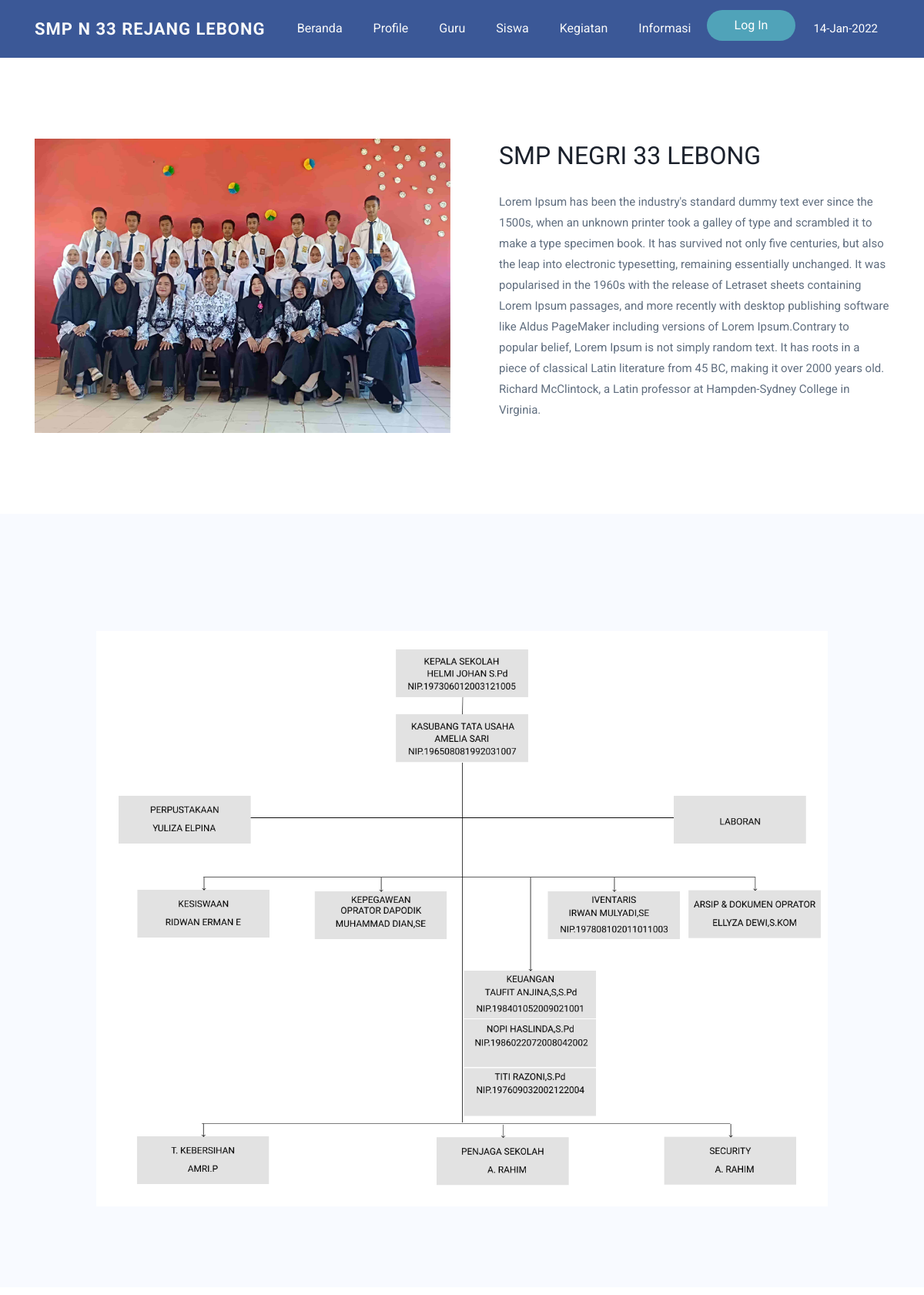
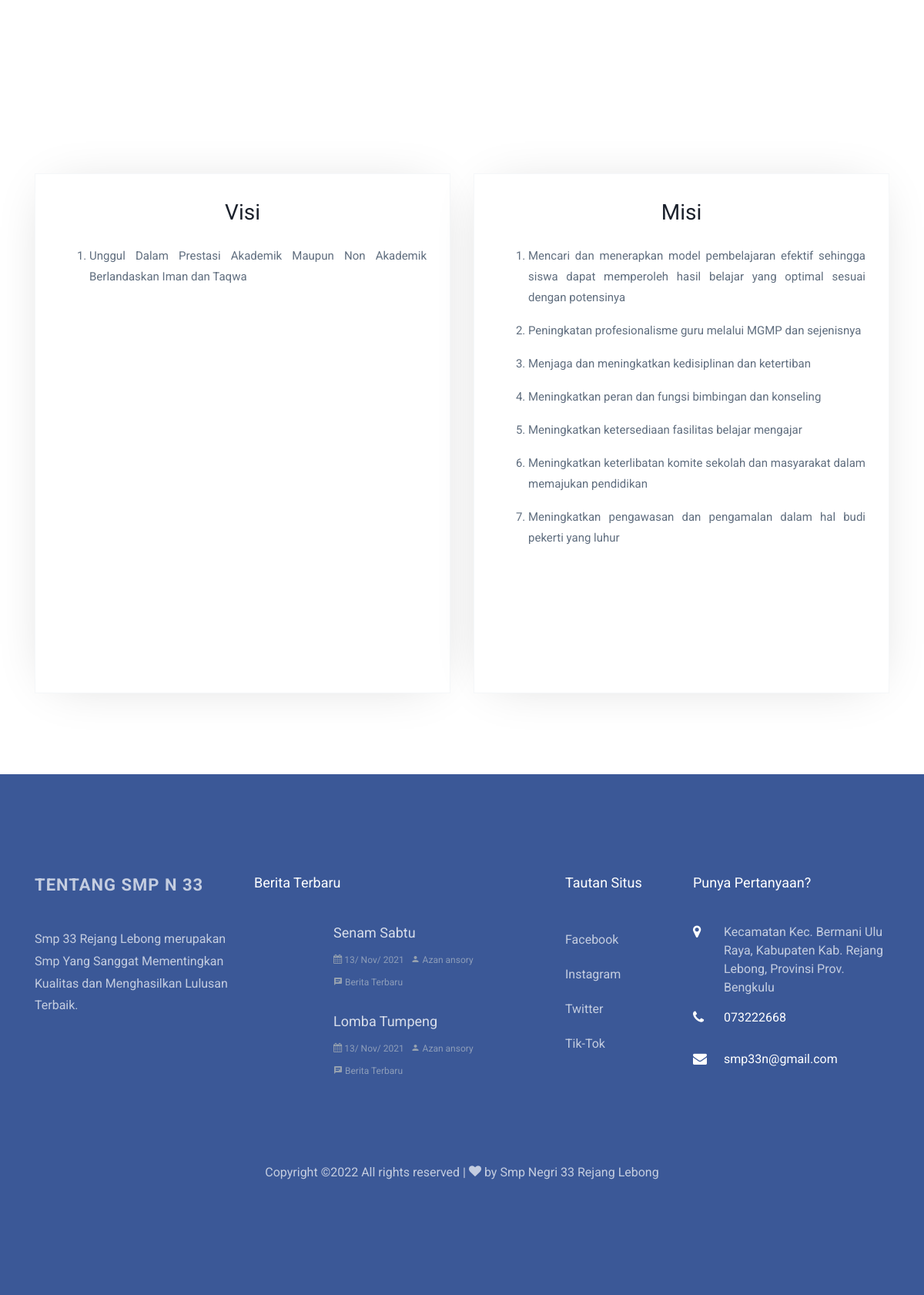
The app's page /FrontController/profile with its own data (2 pictures, top to bottom).
### tables this page shows
CREATE TABLE `db_profile` (
  `id` int(11) NOT NULL AUTO_INCREMENT,
  `isi_profile` text NOT NULL,
  `created_at` int(11) NOT NULL,
  PRIMARY KEY (`id`)
);

CREATE TABLE `struktur_organisasi` (
  `id` int(11) NOT NULL AUTO_INCREMENT,
  `struktur` varchar(225) NOT NULL,
  PRIMARY KEY (`id`)
);

CREATE TABLE `db_visimisi` (
  `id` int(11) NOT NULL AUTO_INCREMENT,
  `isi` text NOT NULL,
  `jenis` varchar(50) NOT NULL,
  PRIMARY KEY (`id`)
);

CREATE TABLE `db_informasi` (
  `id` int(11) NOT NULL AUTO_INCREMENT,
  `judul` varchar(50) NOT NULL,
  `isi` text NOT NULL,
  `foto` varchar(225) NOT NULL,
  `ouner_post` varchar(225) NOT NULL,
  `slug_judul` varchar(50) NOT NULL,
  `created_at` varchar(225) NOT NULL,
  PRIMARY KEY (`id`)
);

### application/controllers/FrontController.php (called while the page is built, shortened)
<?php
class FrontController extends CI_Controller
{
	public function __construct()
	{
		$this->load->model(['FrontModel', 'DataUserSekolahModel', 'AssetSekolahModel']);
	}
	public function profile()
	{
		$data['title'] = "Profile";
		$data['start'] = $this->uri->segment(3);
		$data['getStrukturOrganisasi'] = $this->FrontModel->getStrukturOrganisasi()->row_array();
		$data['getNewFooterInformasi'] = $this->AssetSekolahModel->getNewFooterInformasi()->result_array();
		$data['getWhereVisi'] = $this->AssetSekolahModel->getWhereVisi()->result_array();
		$data['getWhereMisi'] = $this->AssetSekolahModel->getWhereMisi()->result_array();
		$data['getSosialMedia'] = $this->FrontModel->getSosialMedia();
		$data['getProfile'] = $this->AssetSekolahModel->getProfile()->row_array();
		$this->load->view('includes/Front/header', $data);
		$this->load->view('pages/Front/profile', $data);
		$this->load->view('includes/Front/footer', $data);
	}
}

### index.php (called while the page is built, shortened)
<?php
require_once BASEPATH.'core/CodeIgniter.php';

### application/models/AssetSekolahModel.php (called while the page is built, shortened)
<?php
class AssetSekolahModel extends CI_Model
{
	function getWhereVisi()
	{
		$this->db->where(['jenis' => 'VISI']);
		return $this->db->get('db_visimisi');
	}
	function getWhereMisi()
	{
		$this->db->where(['jenis' => 'MISI']);
		return $this->db->get('db_visimisi');
	}
	function getProfile()
	{
		return $this->db->get('db_profile');
	}
	public function getNewFooterInformasi()
	{
		$this->db->order_by('id', 'DESC');
		$this->db->limit(2);
		return $this->db->get('db_informasi');
	}
}

### application/models/FrontModel.php (called while the page is built, shortened)
<?php
class FrontModel extends CI_Model
{
	function getStrukturOrganisasi()
	{
		return $this->db->get('struktur_organisasi');
	}
	function getSosialMedia()
	{
		return $this->db->get('db_sosial_media')->row_array();
	}
}

### application/views/pages/Front/profile.php (the view, shortened to what this page needs)
<section class="ftco-section">
	<div class="container">
		<div class="row d-flex">
			<div class="col-md-6 d-flex ftco-animate">
				<div class="img img-about align-self-stretch" style="background-image: url(<?= base_url('assets/FrontAssets/') ?>images/compres.jpg); width: 100%;"></div>
			</div>
			<div class="col-md-6 pl-md-5 ftco-animate">
				<h2 class="mb-4">SMP NEGRI 33 LEBONG</h2>
				<?= $getProfile['isi_profile']?>
			</div>
		</div>
	</div>
</section>
<section class="ftco-counter bg-light" id="section-counter">
	<div class="container">
		<div class="row justify-content-center">
			<div class="col-12 col-md-10">
				<div class="row">
					<img src="<?= base_url('assets/assetGambar/struktur/') . $getStrukturOrganisasi['struktur'] ?>" alt="Strutkru" style="width: 100%;">
				</div>
			</div>
		</div>
	</div>
</section>
<section class="ftco-section testimony-section">
	<div class="container">
		<div class="row justify-content-center mb-5 pb-3">
		</div>
		<div class="row">
			<div class="col col-12 col-lg-6">
				<div class="item">
					<div class="testimony-wrap">
						<h3 class="text-center">Visi</h3>
						<div class="text mt-4" style="height: 550px;">
							<ol>
								<?php foreach ($getWhereVisi as $data) : ?>
									<li class="text-justify mt-3"><?= $data['isi']; ?></li>
								<?php endforeach; ?>
							</ol>
						</div>
					</div>
				</div>
			</div>
			<div class="col col-12 col-lg-6">
				<div class="item">
					<div class="testimony-wrap">
						<h3 class="text-center">Misi</h3>
						<div class="text mt-4" style="height: 550px;">
							<ol>
								<?php foreach ($getWhereMisi as $data) : ?>
									<li class="text-justify mt-3"><?= $data['isi']; ?></li>
								<?php endforeach; ?>
							</ol>
						</div>
					</div>
				</div>
			</div>
		</div>
	</div>
</section>

### application/views/includes/Front/header.php (shortened to what this page needs)
<!DOCTYPE html>
<html lang="en">
<head>
	<link rel="stylesheet" href="<?= base_url('assets/') ?>FrontAssets/css/open-iconic-bootstrap.min.css">
	<link rel="stylesheet" href="<?= base_url('assets/') ?>FrontAssets/css/animate.css">
	<link rel="stylesheet" href="<?= base_url('assets/') ?>FrontAssets/css/owl.carousel.min.css">
	<link rel="stylesheet" href="<?= base_url('assets/') ?>FrontAssets/css/owl.theme.default.min.css">
	<link rel="stylesheet" href="<?= base_url('assets/') ?>FrontAssets/css/magnific-popup.css">
	<link rel="stylesheet" href="<?= base_url('assets/') ?>FrontAssets/css/aos.css">
	<link rel="stylesheet" href="<?= base_url('assets/') ?>FrontAssets/css/ionicons.min.css">
	<link rel="stylesheet" href="<?= base_url('assets/') ?>FrontAssets/css/bootstrap-datepicker.css">
	<link rel="stylesheet" href="<?= base_url('assets/') ?>FrontAssets/css/jquery.timepicker.css">
	<link rel="stylesheet" href="<?= base_url('assets/') ?>FrontAssets/css/flaticon.css">
	<link rel="stylesheet" href="<?= base_url('assets/') ?>FrontAssets/css/icomoon.css">
	<link rel="stylesheet" href="<?= base_url('assets/') ?>FrontAssets/css/style.css">
	<link rel="stylesheet" href="https://cdn.datatables.net/1.11.3/css/jquery.dataTables.min.css">
</head>
<body>
	<nav class="navbar navbar-expand-lg navbar-dark ftco_navbar ftco-navbar-light" id="ftco-navbar" style="background-color: #3B5897 !important; color: #FFFFFF;">
		<div class="container">
			<a class="navbar-brand text-light" href="<?= base_url('FrontController') ?>">SMP N 33 Rejang Lebong</a>
			<div class="collapse navbar-collapse" id="ftco-nav">
				<ul class="navbar-nav ml-auto">
					<li class="nav-item <?= (in_array(current_url(), [base_url('/'), base_url('/')])) ? 'active' : '' ?>"><a href="<?= base_url('/') ?>" class="nav-link text-light">Beranda</a></li>
					<li class="nav-item <?= (current_url() == base_url('FrontController/profile')) ? 'active' : '' ?>"><a href="<?= base_url('FrontController/profile') ?>" class="nav-link text-light">Profile</a></li>
					<li class="nav-item <?= (in_array(current_url(), [base_url('FrontController/guru'), (base_url('FrontController/guru/') . $start)])) ? 'active' : '' ?>"><a href="<?= base_url('FrontController/guru') ?>" class="nav-link text-light">Guru</a></li>
					<li class="nav-item <?= (current_url() == base_url('FrontController/siswa')) ? 'active' : '' ?>"><a href="<?= base_url('FrontController/siswa') ?>" class="nav-link text-light">Siswa</a></li>
					<li class="nav-item <?= (current_url() == base_url('FrontController/kegiatan')) ? 'active' : '' ?>"><a href="<?= base_url('FrontController/kegiatan') ?>" class="nav-link text-light">Kegiatan</a></li>
					<li class="nav-item <?= (current_url() == base_url('FrontController/informasi')) ? 'active' : '' ?>"><a href="<?= base_url('FrontController/informasi') ?>" class="nav-link text-light">Informasi</a></li>
					<li class="nav-item cta"><a href="<?= base_url('AuthController') ?>" target="blank" class="btn btn-info" style="background: #50A3B9; color:white; border:none;"><span class="mx-3">Log In</span></a></li>
				</ul>
			</div>
			<div class="time ml-2">
				<div class="col pt-3 col-pt-0">
					<p><?= date('d-M-Y'); ?></p>
				</div>
			</div>
		</div>
	</nav>

### application/views/includes/Front/footer.php (shortened to what this page needs)
<footer class="ftco-footer ftco-bg-dark ftco-section">
	<div class="overlay"></div>
	<div class="container">
		<div class="row mb-5">
			<div class="col-md-3">
				<div class="ftco-footer-widget mb-4">
					<h2><a class="navbar-brand" href="<?= base_url('FrontController') ?>">Tentang Smp N 33 </a></h2>
					<p>Smp 33 Rejang Lebong merupakan Smp Yang Sanggat Mementingkan Kualitas dan Menghasilkan Lulusan Terbaik.</p>
					<ul class="ftco-footer-social list-unstyled float-md-left float-lft mt-5">
					</ul>
				</div>
			</div>
			<div class="col-md-4">
				<div class="ftco-footer-widget mb-4">
					<h2 class="ftco-heading-2">Berita Terbaru</h2>
					<?php foreach ($getNewFooterInformasi as $data) : ?>
						<div class="block-21 mb-4 d-flex">
							<a class="blog-img mr-4" style="background-image: url(images/image_1.jpg);"></a>
							<div class="text">
								<h3 class="heading"><a href="<?= base_url('FrontDetailController/getDetaiInformasi/') . $data['slug_judul'] ?>"><?= $data['judul']; ?></a></h3>
								<div class="meta">
									<div><a href="#"><span class="icon-calendar"></span> <?= date("d/ M/ Y", $data['created_at'],); ?></a></div>
									<div><a href="#"><span class="icon-person"></span> <?= $data['ouner_post']; ?></a></div>
									<div><a href="#"><span class="icon-chat"></span> Berita Terbaru</a></div>
								</div>
							</div>
						</div>
					<?php endforeach; ?>
				</div>
			</div>
			<div class="col-md-2">
				<div class="ftco-footer-widget mb-4 ml-md-4">
					<h2 class="ftco-heading-2">Tautan Situs</h2>
					<ul class="list-unstyled">
						<li><a href="<?= $getSosialMedia['facebook'] ?>" target="blank" class="py-2 d-block">Facebook</a></li>
						<li><a href="<?= $getSosialMedia['instagram'] ?>" target="blank" class="py-2 d-block">Instagram</a></li>
						<li><a href="<?= $getSosialMedia['twitter'] ?>" target="blank" class="py-2 d-block">Twitter</a></li>
						<li><a href="<?= $getSosialMedia['tik-tok'] ?>" target="blank" class="py-2 d-block">Tik-Tok</a></li>
					</ul>
				</div>
			</div>
			<div class="col-md-3">
				<div class="ftco-footer-widget mb-4">
					<h2 class="ftco-heading-2">Punya Pertanyaan?</h2>
					<div class="block-23 mb-3">
						<ul>
							<li><span class="icon icon-map-marker"></span><span class="text">Kecamatan Kec. Bermani Ulu Raya, Kabupaten Kab. Rejang Lebong, Provinsi Prov. Bengkulu</span></li>
							<li><a href="#"><span class="icon icon-phone"></span><span class="text">073222668</span></a></li>
							<li><a href="#"><span class="icon icon-envelope"></span><span class="text">smp33n@gmail.com</span></a></li>
						</ul>
					</div>
				</div>
			</div>
		</div>
		<div class="row">
			<div class="col-md-12 text-center">
				<p>
					Copyright &copy; All rights reserved | <i class="icon-heart" aria-hidden="true"></i> by <a href="#" target="_blank">Smp Negri 33 Rejang Lebong</a>
				</p>
			</div>
		</div>
	</div>
</footer>
</body>
</html>

### assets/FrontAssets/css/icomoon.css (style rules this page uses)
[class^="icon-"], [class*=" icon-"] { font-family: 'icomoon' !important; speak: none; font-style: normal; font-weight: normal; font-variant: normal; text-transform: none; line-height: 1; -webkit-font-smoothing: antialiased; -moz-osx-font-smoothing: grayscale; }
.icon-heart:before { content: "\f004"; }
.icon-map-marker:before { content: "\f041"; }
.icon-calendar:before { content: "\f073"; }
.icon-phone:before { content: "\f095"; }
.icon-envelope:before { content: "\f0e0"; }
.icon-chat:before { content: "\e0b7"; }
.icon-person:before { content: "\e7fd"; }

### records on screen
db_profile: isi_profile "Lorem Ipsum has been the industry's standard dummy text ever since the 1500s, when an unknown printer took a galley of type and scrambled it to make a type specimen book. It has survived not only five centuries, but also the leap into electronic typesetting, remaining essentially unchanged. It was popularised in the 1960s with the release of Letraset sheets containing Lorem Ipsum passages, and more recently with desktop publishing software like Aldus PageMaker including versions of Lorem Ipsum.Contrary to popular belief, Lorem Ipsum is not simply random text. It has roots in a piece of classical Latin literature from 45 BC, making it over 2000 years old. Richard McClintock, a Latin…"
struktur_organisasi: struktur (picture)
db_visimisi: isi "Unggul Dalam Prestasi Akademik Maupun Non Akademik Berlandaskan Iman dan Taqwa"
db_visimisi: isi "Mencari dan menerapkan model pembelajaran efektif sehingga siswa dapat memperoleh hasil belajar yang optimal sesuai dengan potensinya"
db_visimisi: isi "Peningkatan profesionalisme guru melalui MGMP dan sejenisnya"
db_visimisi: isi "Menjaga dan meningkatkan kedisiplinan dan ketertiban"
db_visimisi: isi "Meningkatkan peran dan fungsi bimbingan dan konseling"
db_visimisi: isi "Meningkatkan ketersediaan fasilitas belajar mengajar"
db_visimisi: isi "Meningkatkan keterlibatan komite sekolah dan masyarakat dalam memajukan pendidikan"
db_visimisi: isi "Meningkatkan pengawasan dan pengamalan dalam hal budi pekerti yang luhur"
db_informasi: judul "Senam Sabtu", created_at "13/ Nov/ 2021", ouner_post "Azan ansory"
db_informasi: judul "Lomba Tumpeng", created_at "13/ Nov/ 2021", ouner_post "Azan ansory"
